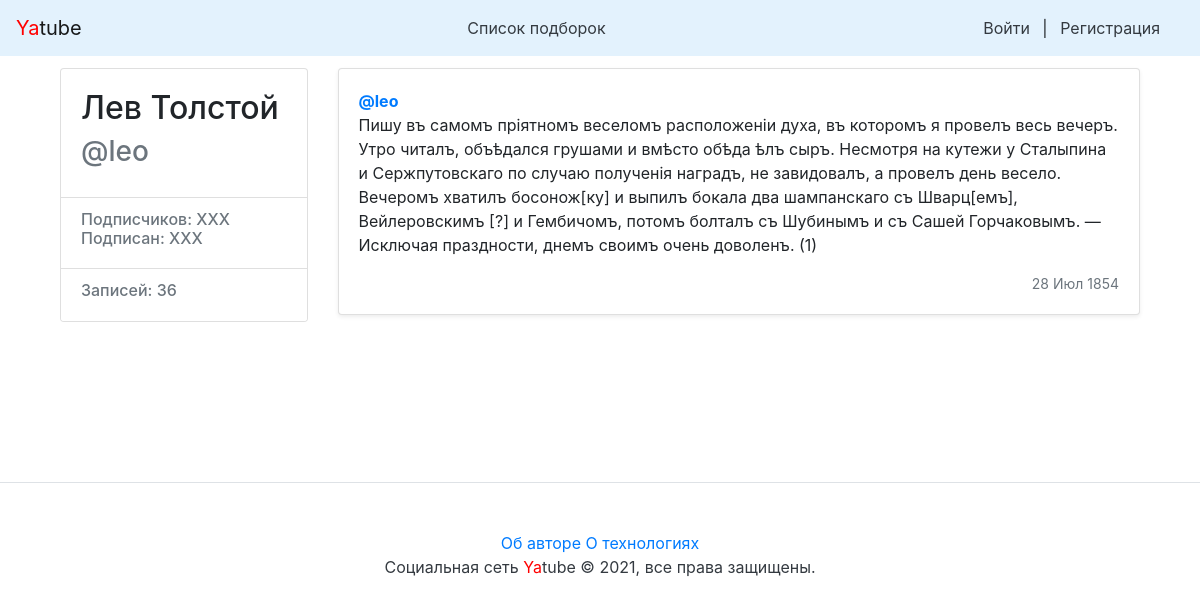
Page /leo/34/ on the committed database.
### posts/models.py (models this page shows, shortened)
class Post(models.Model):
    text = models.TextField(
        verbose_name='Текст записи'
    )
    pub_date = models.DateTimeField(
        verbose_name='Дата публикации',
        auto_now_add=True
    )
    author = models.ForeignKey(
        User, on_delete=models.CASCADE,
        related_name='posts', verbose_name='Автор'
    )
    group = models.ForeignKey(
        Group, on_delete=models.SET_NULL, blank=True, null=True,
        related_name='posts', verbose_name='Подборка записей'
    )
    class Meta:
        ordering = ('-pub_date',)
        verbose_name = 'Запись'
        verbose_name_plural = 'Записи'

### posts/views.py (the view)
# urls.py: path('<str:username>/<int:post_id>/', views.post_view, name='post'),
def post_view(request, username, post_id):
    post = get_object_or_404(Post, author__username=username, id=post_id)
    return render(request, 'posts/post.html',
                  {'post': post, 'author': post.author})

### yatube/context_processors.py (called while the page is built)
def current_year(request):
    return {
        'year': dt.date.today().year,
    }

### posts/templates/posts/post.html (shortened to what this page needs)
{% extends "base.html" %}
{% block content %}
  {% load user_filters %}
  <div class="row">
    <div class="col-md-3 mb-3 mt-1">
      <div class="card">
        <div class="card-body">
          <div class="h2">
            {{ author.get_full_name }}
          </div>
          <div class="h3 text-muted">
            @{{ author.username }}
          </div>
        </div>
        <ul class="list-group list-group-flush">
          <li class="list-group-item">
            <div class="h6 text-muted">
              Подписчиков: XXX <br />
              Подписан: XXX
            </div>
          </li>
          <li class="list-group-item">
            <div class="h6 text-muted">
              Записей: {{ author.posts.count }}
            </div>
          </li>
        </ul>
      </div>
    </div>
    <div class="col-md-9">
      <div class="card mb-3 mt-1 shadow-sm">
        <div class="card-body">
          <p class="card-text">
            <a href="{% url 'profile' username=post.author.username %}">
              <strong class="d-block text-gray-dark">@{{ author.username }}</strong>
            </a>
            {{ post.text|linebreaksbr }}
          </p>
          <div class="d-flex justify-content-between align-items-center">
            <small class="text-muted">{{ post.pub_date|date:"d M Y" }}</small>
          </div>
        </div>
      </div>
    </div>
  </div>
{% endblock %}

### rows in the picture
Post: text "Пишу въ самомъ пріятномъ веселомъ расположеніи духа, въ которомъ я провелъ весь вечеръ. Утро читалъ, объѣдался грушами и вмѣсто обѣда ѣлъ сыръ. Несмотря на кутежи у Сталыпина и Сержпутовскаго по случаю полученія наградъ, не завидовалъ, а провелъ день весело. Вечеромъ хватилъ босонож[ку] и выпилъ бокала два шампанскаго съ Шварц[емъ], Вейлеровскимъ [?] и Гембичомъ, потомъ болталъ съ Шубинымъ и съ Сашей Горчаковымъ. — Исключая праздности, днемъ своимъ очень доволенъ. (1)", pub_date "28 Июл 1854"

### other values in the picture
{{ author.get_full_name }} "Лев Толстой"
{{ author.username }} "leo"
{{ author.posts.count }} "36"
